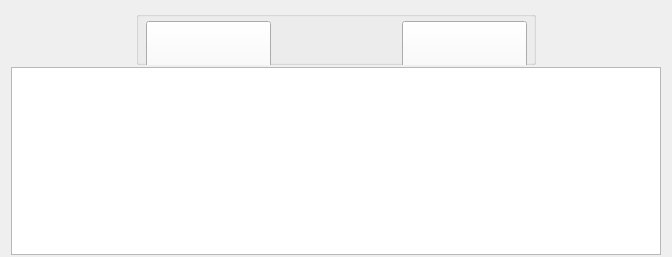
        <widget class="QWidget" name="LeftLayout" native="true">
         <property name="sizePolicy">
          <sizepolicy hsizetype="Expanding" vsizetype="Expanding">
           <horstretch>0</horstretch>
           <verstretch>0</verstretch>
          </sizepolicy>
         </property>
         <property name="minimumSize">
          <size>
           <width>0</width>
           <height>0</height>
          </size>
         </property>
         <layout class="QVBoxLayout" name="verticalLayout_3">
          <property name="spacing">
           <number>2</number>
          </property>
          <property name="bottomMargin">
           <number>2</number>
          </property>
          <item alignment="Qt::AlignHCenter">
           <widget class="QGroupBox" name="AutoTestFrame">
            <property name="sizePolicy">
             <sizepolicy hsizetype="Expanding" vsizetype="Expanding">
              <horstretch>0</horstretch>
              <verstretch>2</verstretch>
             </sizepolicy>
            </property>
            <property name="minimumSize">
             <size>
              <width>400</width>
              <height>50</height>
             </size>
            </property>
            <property name="maximumSize">
             <size>
              <width>16777215</width>
              <height>16777213</height>
             </size>
            </property>
            <widget class="QWidget" name="layoutWidget">
             <property name="geometry">
              <rect>
               <x>10</x>
               <y>10</y>
               <width>381</width>
               <height>131</height>
              </rect>
             </property>
             <layout class="QHBoxLayout" name="horizontalLayout_4">
              <item>
               <widget class="QPushButton" name="pushButton_start_test">
                <property name="sizePolicy">
                 <sizepolicy hsizetype="Expanding" vsizetype="Expanding">
                  <horstretch>0</horstretch>
                  <verstretch>0</verstretch>
                 </sizepolicy>
                </property>
                <property name="styleSheet">
                 <string notr="true">font: 16pt &quot;Arial&quot;;</string>
                </property>
                <property name="text">
                 <string>开始测试</string>
                </property>
               </widget>
              </item>
              <item>
               <spacer name="horizontalSpacer">
                <property name="orientation">
                 <enum>Qt::Horizontal</enum>
                </property>
                <property name="sizeType">
                 <enum>QSizePolicy::Expanding</enum>
                </property>
                <property name="sizeHint" stdset="0">
                 <size>
                  <width>40</width>
                  <height>20</height>
                 </size>
                </property>
               </spacer>
              </item>
              <item>
               <widget class="QPushButton" name="pushButton_Connect">
                <property name="sizePolicy">
                 <sizepolicy hsizetype="Expanding" vsizetype="Expanding">
                  <horstretch>0</horstretch>
                  <verstretch>0</verstretch>
                 </sizepolicy>
                </property>
                <property name="font">
                 <font>
                  <family>Arial</family>
                  <pointsize>16</pointsize>
                  <weight>50</weight>
                  <italic>false</italic>
                  <bold>false</bold>
                 </font>
                </property>
                <property name="styleSheet">
                 <string notr="true">font: 16pt &quot;Arial&quot;;</string>
                </property>
                <property name="text">
                 <string>连接设备</string>
                </property>
               </widget>
              </item>
             </layout>
            </widget>
           </widget>
          </item>
          <item alignment="Qt::AlignLeft">
           <widget class="QTextBrowser" name="textBrowser">
            <property name="sizePolicy">
             <sizepolicy hsizetype="Expanding" vsizetype="Expanding">
              <horstretch>4</horstretch>
              <verstretch>7</verstretch>
             </sizepolicy>
            </property>
            <property name="minimumSize">
             <size>
              <width>650</width>
              <height>0</height>
             </size>
            </property>
            <property name="maximumSize">
             <size>
              <width>16777215</width>
              <height>16777215</height>
             </size>
            </property>
           </widget>
          </item>
         </layout>
        </widget>
